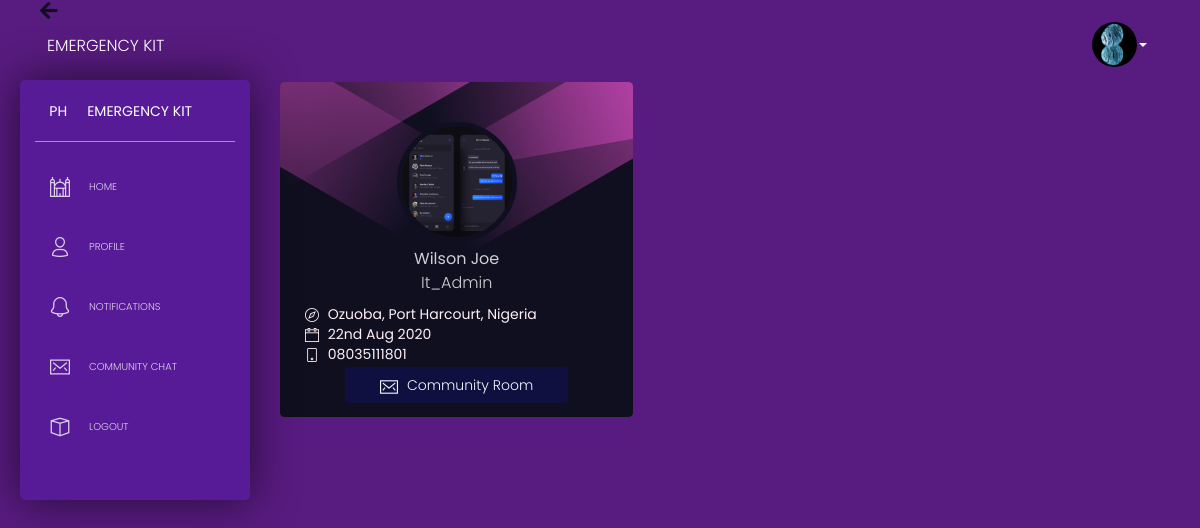
The app's page /u/2wsdfni (signed in), older data.
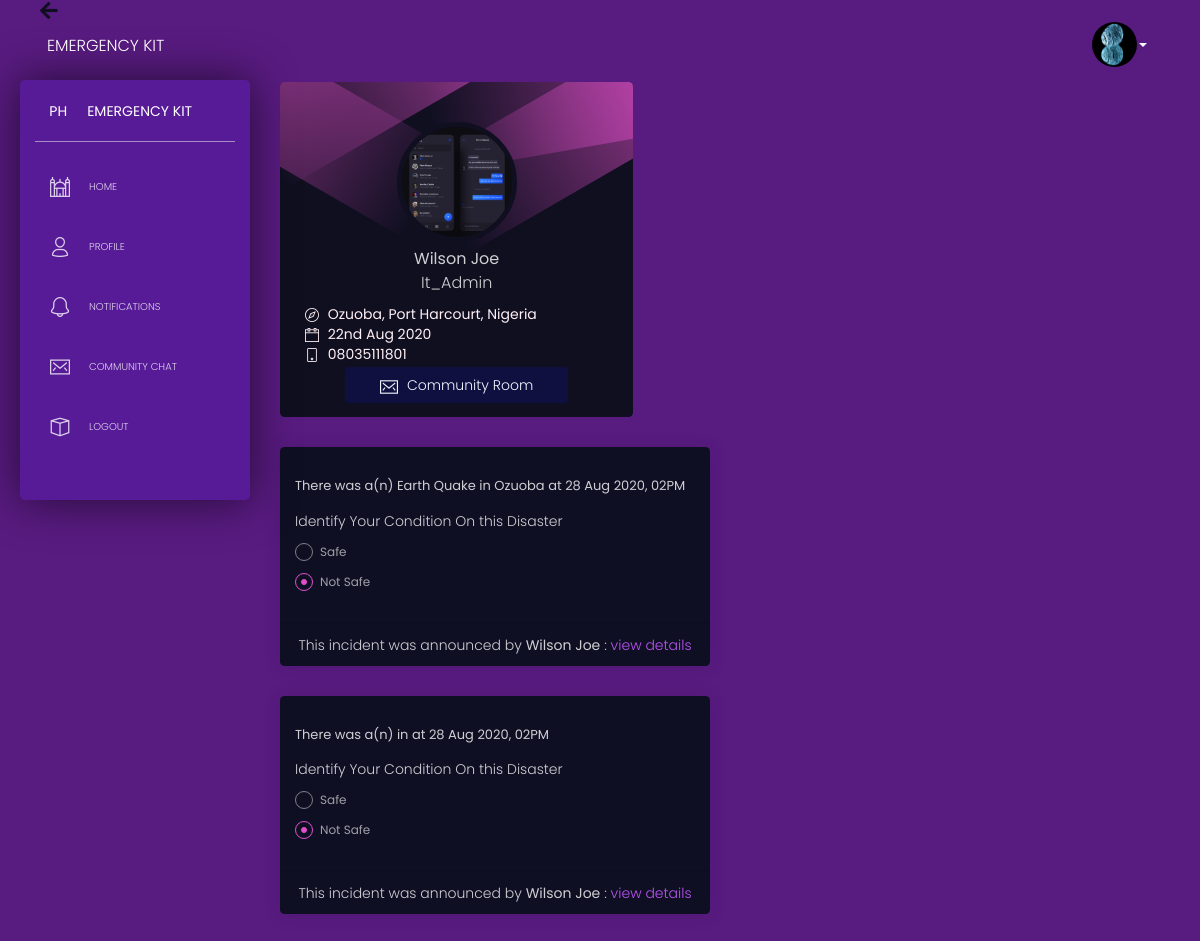
The same page, newer data.
### app/models.py (models this page shows, shortened)
class User(UserMixin, db.Model):
	id = db.Column(db.Integer, primary_key=True, unique=True)
	name = db.Column(db.String(), nullable=False)
	number = db.Column(db.Integer(), nullable=False)
	gender = db.Column(db.String(), nullable=False)
	password = db.Column(db.String(), nullable=False)
	profile_image = db.Column(db.String(), nullable=False, default="default.jpg")
	user_type = db.Column(db.String(), nullable=False, default="citizen")
	location = db.Column(db.String(), nullable=True)
	date_joined = db.Column(db.DateTime(), nullable=False, default=datetime.utcnow)
	account_pend = db.Column(db.Boolean(), nullable=True)
	date_pended = db.Column(db.DateTime(), nullable=True)
	incidence = db.relationship("Incidence", backref="author", lazy=True)
	safe = db.relationship("Safe", backref="marker", lazy=True)
	comment = db.relationship("Comment", backref="comm_ent", lazy=True)
	message_sent = db.relationship("Message", backref="author", lazy=True)
	marked = db.relationship('Marking', foreign_keys=[Marking.marker_id],\
		backref=db.backref('marker', lazy='joined'), lazy='dynamic',\
		cascade='all, delete-orphan')
	notify_carrier = db.relationship('Notifications',\
		foreign_keys='Notifications.carrier_id',\
		backref='n_carrier', lazy='dynamic')
	notify_reciever = db.relationship('Notifications',\
		foreign_keys='Notifications.reciever_id',\
		backref='n_reciever', lazy='dynamic')
	def is_marking(self, user):
		return self.marked.filter_by(
			marked_id=user.id).first() is not None

class Incidence(db.Model):
	id = db.Column(db.Integer, primary_key=True, unique=True)
	name = db.Column(db.String(), nullable=False)
	location = db.Column(db.String(), nullable=False)
	date_added = db.Column(db.DateTime(), nullable=False, default=datetime.utcnow)
	user_id = db.Column(db.Integer, db.ForeignKey('user.id'), nullable=False)
	safes = db.relationship("Safe", backref="marked_incidence", lazy=True)
	comments = db.relationship("Comment", backref="commenter", lazy=True)
	markers = db.relationship('Marking', foreign_keys=[Marking.marked_id],\
		backref=db.backref('marked', lazy='joined'), lazy='dynamic',\
		cascade='all, delete-orphan')
	def is_marked_by(self, pst):
		return self.markers.filter_by(
			marker_id=pst.id).first() is not None

### app/routes/user.py (the view)
@app.route('/u/<id>'+'wsdfni')
def others_profile(id):
	if current_user.is_authenticated:
		user = User.query.get_or_404(id)
		if user == current_user:
			return redirect(url_for('profile'))
		users_post = Incidence.query.filter_by(author=user).all()
		return render_template('user/others_profile.html', user=user, users_post=users_post)
	else:
		return redirect(url_for('login'))

### app/models.py (called while the page is built)
@login_manager.user_loader
def load_user(id):
	return User.query.get(int(id))

### app/templates/user/others_profile.html (shortened to what this page needs)
{% extends 'base.html' %}
{% block body_content %}
      <div class="content" id="content_body">
        <div class="row">
          <div class="col-md-5">
            <div class="card card-user profile_card">
              <div class="card-body">
                <p class="card-text">
                  <div class="author">
                    <div class="block block-one"></div>
                    <div class="block block-two"></div>
                    <div class="block block-three"></div>
                    <div class="block block-four"></div>
                    <div class="full_profile_image_body d-flex justify-content-center">
                      <div style="background-image: url('/static/img/{{user.profile_image}}');" class="ratio upper-img-responsive img-circle user_profile_picture" id="profile_picture_div"></div>
                    </div>
                    <h5 class="username">{{user.name}}</h5>
                    <p class="description">
                      {{user.user_type.title()}}
                    </p>
                  </div>
                </p>
                <div class="card-description bio_div">
                  <div id="profile_locations">
                    {% if user.location == None or user.location == "" %}
                    {% else %}
                      <p class="profile_location"><i class="tim-icons icon-compass-05"></i> {{user.location}}</p>
                    {% endif %}
                    <p class="profile_location"><i class="tim-icons icon-calendar-60"></i> {{user.date_joined.strftime('%dnd %b %Y')}}</p>
                    <p class="profile_location"><i class="tim-icons icon-mobile"></i> 0{{user.number}}</p>
                  </div>
                </div>
              </div>
              <div class="card-footer">
                <div class="button-container">
                  <a href="javascript:void(0)" class="float-center msg_btn"> <i class="tim-icons icon-email-85"></i> Community Room</a>
                </div>
              </div>
            </div>
          </div>
        </div>
        <div class="row">
          <div class="col-md-6">
            {% for incidence in users_post %}
            <div class="card ic_card" style="background: #0f0f24;">
              <div class="card-body" style="margin-top: 15px;">
                <h5>There was a(n) {{ incidence.name }} in {{incidence.location.title()}} at {{incidence.date_added.strftime('%d %b %Y, %I%p')}} </h5>
                <div class="safe">
                  <p>Identify Your Condition On this Disaster</p>
                  <form method="POST" id="safe_form">
                    <div class="form-check form-check-radio">
                        <label class="form-check-label">
                          {% if incidence.is_marked_by(current_user) %}
                            <input class="form-check-input markers" type="radio" name="exampleRadios" id="safe" value="safe" incidence_id="{{incidence.id}}" checked="">
                              Safe
                            <span class="form-check-sign"></span>
                          {% else %}
                              Safe
                          {% endif %}
                        </label>
                    </div>
                    <div class="form-check form-check-radio">
                        <label class="form-check-label">
                          {% if current_user.is_marking(incidence) %}
                            <input class="form-check-input markers" type="radio" name="exampleRadios" id="not_safe" value="not_safe" incidence_id="{{incidence.id}}">
                              Not Safe
                            <span class="form-check-sign"></span>
                          {% else %}
                              Not Safe
                          {% endif %}
                        </label>
                    </div>
                  </form>
                </div>
              </div>
              <hr>
              <div class="card-footer" style="margin-top: -20px; margin-bottom: -10px;">
                <p class="text-center">This incident was announced by <span style="font-weight: 400;">{{incidence.author.name}}</span> : <a href="{{url_for('single_post', id=incidence.id)}}" class="links"> view details </a></h5> </p>
              </div>
            </div>
            {% endfor %}
          </div>
        </div>
      </div>
{% endblock %}

### app/templates/base.html (shortened to what this page needs)
<!DOCTYPE html>
<html lang="en">
<head>
  <link href="https://use.fontawesome.com/releases/v5.0.6/css/all.css" rel="stylesheet">
  <link href="/static/assets/css/nucleo-icons.css" rel="stylesheet" />
  <link href="/static/assets/css/black-dashboard.css?v=1.0.0" rel="stylesheet" />
  <link rel="stylesheet" type="text/css" href="/static/css/style.css">
</head>
{% block body %}
<body class="" id="body">
  <div class="wrapper">
    <div class="sidebar position-fixed" style="background: #581b98; height: 420px !important;" id="sidebar_body">
      <div class="sidebar-wrapper">
        <div class="logo">
          <a href="javascript:void(0)" class="simple-text logo-mini">
            PH
          </a>
          <a href="javascript:void(0)" class="simple-text logo-normal">
            Emergency Kit
          </a>
        </div>
        <ul class="nav">
          <li>
            <a href="{{url_for('home')}}" class="">
              <i class="tim-icons icon-istanbul"></i>
              <p>Home</p>
            </a>
          </li>
          <li>
            <a href="{{url_for('profile')}}" class="">
              <i class="tim-icons icon-single-02"></i>
              <p>Profile</p>
            </a>
          </li>
          <li>
            <a href="{{url_for('alerts')}}" class="">
              <i class="tim-icons icon-bell-55"></i>
              <p>Notifications</p>
            </a>
          </li>
          <li>
            <a href="javascript:void(0)" class="">
              <i class="tim-icons icon-email-85"></i>
              <p>Community Chat</p>
            </a>
          </li>
          <li>
            <a href="{{url_for('logout')}}" class="">
              <i class="tim-icons icon-app"></i>
              <p>Logout</p>
            </a>
          </li>
        </ul>
      </div>
    </div>
    <div class="main-panel">
      <br>
      <div id="back_button">
        <i class="fa fa-arrow-left" id="back_arrow"></i>
      </div>
      <nav class="navbar navbar-expand-lg navbar-absolute navbar-transparent" id="navbar">
        <div class="container-fluid">
          <div class="navbar-wrapper">
            <a class="navbar-brand" href="javascript:void(0)">Emergency Kit</a>
          </div>
          <div class="collapse navbar-collapse" id="navigation">
            <ul class="navbar-nav ml-auto">
              <li class="dropdown nav-item">
                <a href="#" class="dropdown-toggle nav-link" data-toggle="dropdown">
                  <img src="/static/img/{{current_user.profile_image}}" class="current_user_img">
                  <b class="caret d-none d-lg-block d-xl-block"></b>
                </a>
              </li>
            </ul>
          </div>
        </div>
      </nav>
      {% block body_content %}
      {% endblock %}
    </div>
  </div>
</body>
{% endblock %}
</html>

### app/static/css/style.css (style rules this page uses)
.sidebar { height: 640px !important; }

### app/templates/user/others_profile.html (style rules this page uses)
.profile_card { background: #0f0f20; box-shadow: none; }
.bio_div { margin-top: 6px !important; margin-bottom: -25px !important; }
.msg_btn { box-shadow: none !important; background: #0f0f40 !important; outline: 0px !important; padding: 8px 35px; border-radius: 5px; border: 1px solid #0f0f20 !important; transition: 0.2s linear !important; transition-delay: 0.2s !important; color: aliceblue; }
#profile_locations { margin-left: 10px; }
#profile_locations i { margin-right: 5px; }
#profile_locations p { font-weight: 400; color: lavenderblush; margin-top: -6px; }
.msg_btn i { font-size: 18px; margin-right: 5px; }
.upper-img-responsive { vertical-align: middle !important; background-size: cover !important; background-position: center center !important; display: block; }
.user_profile_picture { border-radius: 50%; background-position: center center !important; vertical-align: middle !important; background-color: black !important; background-repeat: no-repeat !important; width: 120px; height: 120px; position: relative; border: 5px solid #0f0f20; }
.username { margin-top: 6px; margin-bottom: 1px; font-size: 16px; }

### app/templates/base.html (style rules this page uses)
.current_user_img { width: 45px; height: 45px; border-radius: 50%; position: relative !important; vertical-align: middle !important; display: block !important; }
.main-panel { background: #581b80; user-select: none; -webkit-user-select: none; -moz-user-select: none; margin-top: -22px; }
.content { background: #581b80; user-select: none; -webkit-user-select: none; -moz-user-select: none; }
#back_button { cursor: pointer !important; margin-bottom: -20px; }
#back_button i { color: #0f0f20 !important; font-weight: bold; font-size: 20px; cursor: pointer !important; margin-left: 40px; }

Row changes from the older to the newer data that the page shows:
added Incidence: name "Earth Quake", location "Ozuoba", date_added "28 Aug 2020, 02PM", author.name "Wilson Joe"
added Incidence: date_added "28 Aug 2020, 02PM", author.name "Wilson Joe"
